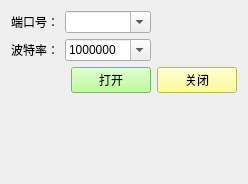
      <widget class="QWidget" name="tab_5">
       <attribute name="title">
        <string>串口设置</string>
       </attribute>
       <layout class="QGridLayout" name="gridLayout_15">
        <item row="1" column="0">
         <widget class="QLabel" name="label_74">
          <property name="text">
           <string>波特率：</string>
          </property>
         </widget>
        </item>
        <item row="1" column="1" colspan="2">
         <widget class="QComboBox" name="boundrate">
          <property name="sizePolicy">
           <sizepolicy hsizetype="Preferred" vsizetype="Expanding">
            <horstretch>0</horstretch>
            <verstretch>0</verstretch>
           </sizepolicy>
          </property>
          <property name="editable">
           <bool>true</bool>
          </property>
          <item>
           <property name="text">
            <string>1000000</string>
           </property>
          </item>
          <item>
           <property name="text">
            <string>115200</string>
           </property>
          </item>
         </widget>
        </item>
        <item row="3" column="2">
         <widget class="QPushButton" name="open">
          <property name="sizePolicy">
           <sizepolicy hsizetype="Expanding" vsizetype="Expanding">
            <horstretch>0</horstretch>
            <verstretch>0</verstretch>
           </sizepolicy>
          </property>
          <property name="styleSheet">
           <string notr="true">background-color: rgb(170, 255, 127);</string>
          </property>
          <property name="text">
           <string>打开</string>
          </property>
         </widget>
        </item>
        <item row="5" column="2">
         <spacer name="verticalSpacer_2">
          <property name="orientation">
           <enum>Qt::Vertical</enum>
          </property>
          <property name="sizeHint" stdset="0">
           <size>
            <width>20</width>
            <height>40</height>
           </size>
          </property>
         </spacer>
        </item>
        <item row="0" column="0">
         <widget class="QLabel" name="label_73">
          <property name="text">
           <string>端口号：</string>
          </property>
         </widget>
        </item>
        <item row="0" column="1" colspan="2">
         <widget class="QComboBox" name="sernum">
          <property name="enabled">
           <bool>true</bool>
          </property>
          <property name="sizePolicy">
           <sizepolicy hsizetype="Preferred" vsizetype="Expanding">
            <horstretch>0</horstretch>
            <verstretch>0</verstretch>
           </sizepolicy>
          </property>
          <property name="editable">
           <bool>true</bool>
          </property>
         </widget>
        </item>
        <item row="3" column="3">
         <widget class="QPushButton" name="close">
          <property name="sizePolicy">
           <sizepolicy hsizetype="Expanding" vsizetype="Expanding">
            <horstretch>0</horstretch>
            <verstretch>0</verstretch>
           </sizepolicy>
          </property>
          <property name="styleSheet">
           <string notr="true">background-color: rgb(255, 255, 127);</string>
          </property>
          <property name="text">
           <string>关闭</string>
          </property>
         </widget>
        </item>
        <item row="4" column="2">
         <spacer name="verticalSpacer_3">
          <property name="orientation">
           <enum>Qt::Vertical</enum>
          </property>
          <property name="sizeHint" stdset="0">
           <size>
            <width>20</width>
            <height>40</height>
           </size>
          </property>
         </spacer>
        </item>
       </layout>
      </widget>
